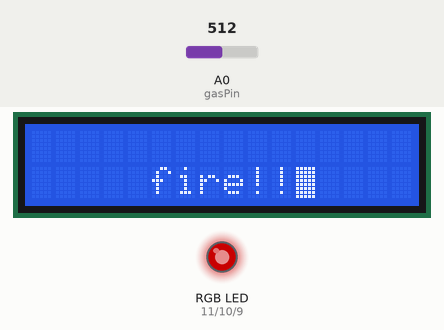
A sketch run on a simulated Arduino Uno, built with avr-gcc and run on an emulated ATmega328P. On the bench: 16×2 character LCD, an RGB LED mixed from three pins (HIGH = lit). The inputs (shaded band) are chosen by the test bench; at power-on: A0 (gasPin) = 512. Dim RGB values are drawn brighter than linear; what the sketch prints to the serial monitor is not drawn.

Above: at 1.3 s.
1.4 s: A0 (gasPin) set to 84
3.4 s: A0 (gasPin) set to 71
At 5.6 s:
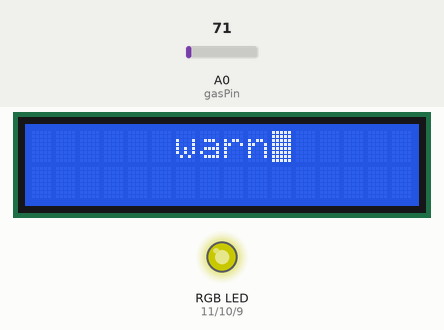
5.9 s: A0 (gasPin) set to 50
At 7.4 s:
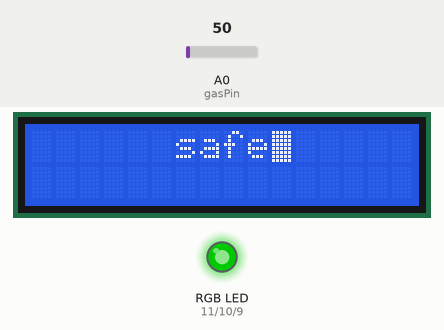
8.1 s: A0 (gasPin) set to 70
At 8.7 s:
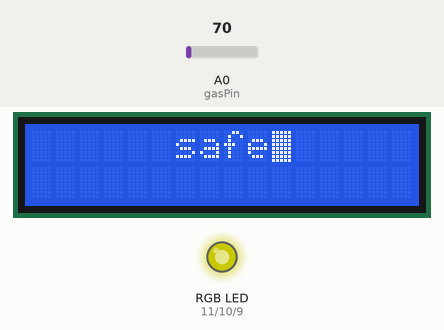
10.2 s: A0 (gasPin) set to 0
At 10.84 s:
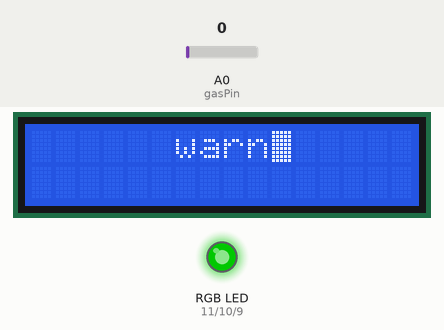
Timing chart, 0 to 13.2 s (numbered marks = the images above; inputs shaded):
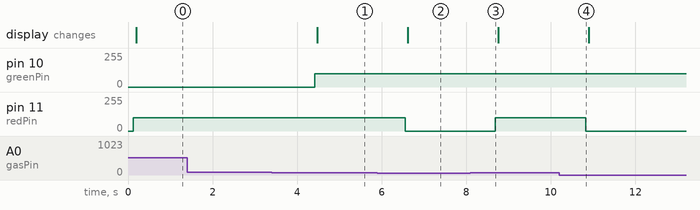

The sketch:

Detecting_Fire_System.ino
```cpp
#include <Wire.h>
#include <LiquidCrystal_I2C.h>

LiquidCrystal_I2C lcd(0x27,16,2);

const int gasPin = A0 ;
int redPin = 11;
int greenPin = 10;
int bluePin = 9;

int a;

void setup()
{
  lcd.init();
  lcd.begin(16,2);
  Serial.begin(9600);
  pinMode(redPin, OUTPUT);
  pinMode(greenPin, OUTPUT);
  pinMode(bluePin, OUTPUT);
}

void loop()
{
a = analogRead(gasPin);
Serial.println(a);
lcd.backlight();

 // green
 if(60 >= a){
  setColor(0, 100, 0);
  Serial.println("green");
  lcd.init();
  lcd.setCursor(6, 0);
  lcd.print("s"); lcd.print("a"); lcd.print("f"); lcd.print("e");
  lcd.blink();
  }
  // yellow
  else if(80 >=a && a > 60){
  setColor(100, 100, 0);
  Serial.println("yellow");
  lcd.init();
  lcd.setCursor(6, 0);
  lcd.print("w"); lcd.print("a"); lcd.print("r"); lcd.print("n");
  lcd.blink();
  }
  // red
  else if(a > 80){
  setColor(100, 0, 0);
  Serial.println("red");
  lcd.init();
  lcd.setCursor(5, 1);
  lcd.print("f"); lcd.print("i"); lcd.print("r"); lcd.print("e"); lcd.print("!"); lcd.print("!");
  lcd.blink();
  }
 delay(1000);
}

void setColor(int red, int green, int blue)
{
  analogWrite(redPin, red);
  analogWrite(greenPin, green);
  analogWrite(bluePin, blue);
}
```

Measured:
- the behaviour switches between 81 and 80 on A0 (gasPin) (found by bisection; images 0 and 1)
- after the input at 1.4 s, every drawn part: stays the same
- after the input at 3.4 s, pin 10 (greenPin): 0/255 → 100/255 after 1.0 s; the display: changes after 1.1 s (image 1)
- after the input at 5.9 s, pin 11 (redPin): 100/255 → 0/255 after 0.65 s; the display: changes after 0.72 s (image 2)
- after the input at 8.1 s, pin 11 (redPin): 0/255 → 100/255 after 0.59 s
- after the input at 10.2 s, pin 11 (redPin): 100/255 → 0/255 after 0.63 s
